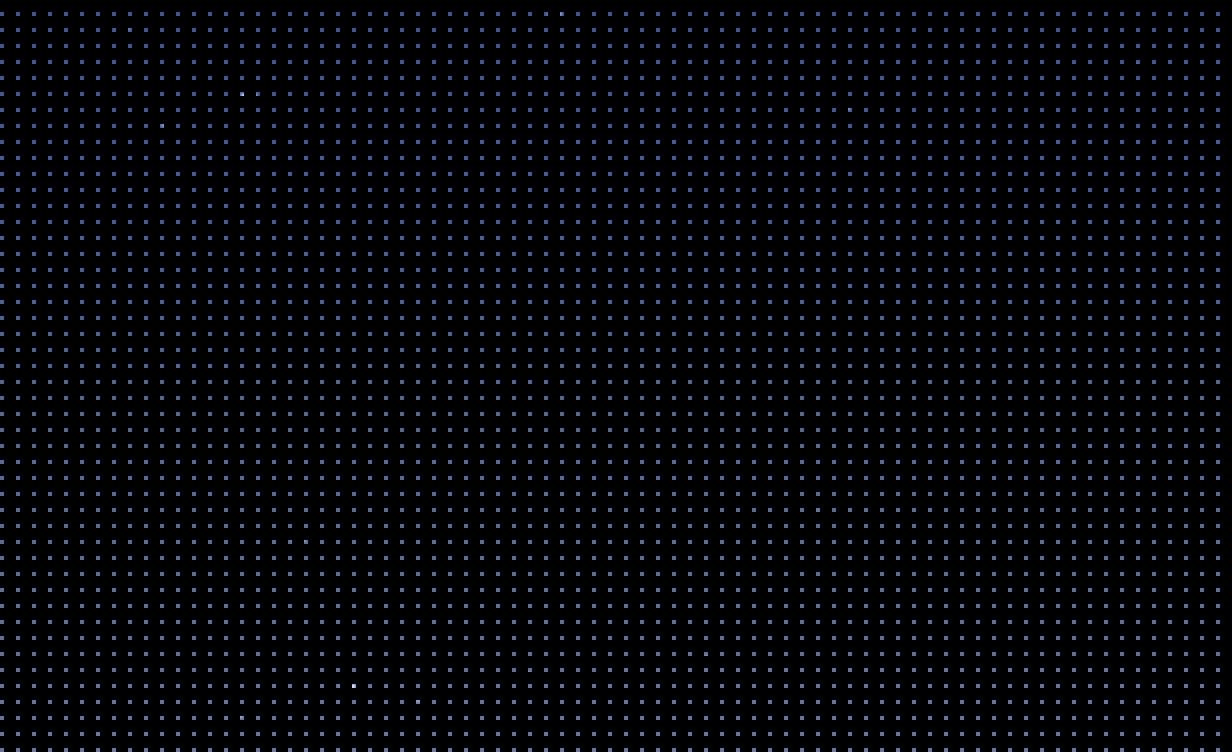

This game map was drawn from its Tiled (.tmx) file and the tilesets committed beside it. A one-line description and the trimmed map source follow:
An orthogonal 77x47 tile map with 16x16 px tiles, 1 tile layer (Tile Layer 1).

<map version="1.9" tiledversion="1.9.2" orientation="orthogonal" renderorder="right-down" width="77" height="47" tilewidth="16" tileheight="16" infinite="0" nextlayerid="2" nextobjectid="1">
 <tileset firstgid="1" source="TS_BACK_IMG.tsx" />
 <layer id="1" name="Tile Layer 1" width="77" height="47">
  <data>[3619 cells, 3619 non-empty, 3619 distinct tile ids]</data>
 </layer>
</map>